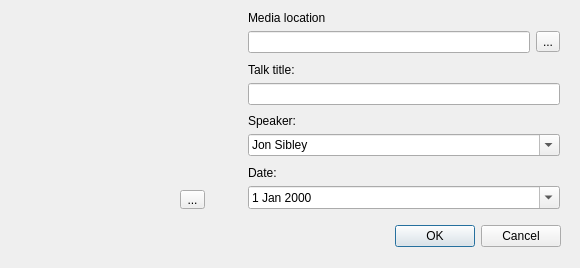
<?xml version="1.0" encoding="UTF-8"?>
<ui version="4.0">
 <class>BertAddTalkDialog</class>
 <widget class="QDialog" name="BertAddTalkDialog">
  <property name="windowModality">
   <enum>Qt::ApplicationModal</enum>
  </property>
  <property name="geometry">
   <rect>
    <x>0</x>
    <y>0</y>
    <width>580</width>
    <height>268</height>
   </rect>
  </property>
  <property name="windowTitle">
   <string>Add talk</string>
  </property>
  <property name="autoFillBackground">
   <bool>false</bool>
  </property>
  <widget class="QDialogButtonBox" name="buttonBox">
   <property name="geometry">
    <rect>
     <x>220</x>
     <y>220</y>
     <width>341</width>
     <height>32</height>
    </rect>
   </property>
   <property name="orientation">
    <enum>Qt::Horizontal</enum>
   </property>
   <property name="standardButtons">
    <set>QDialogButtonBox::Cancel|QDialogButtonBox::Ok</set>
   </property>
  </widget>
  <widget class="QLabel" name="posterLabel">
   <property name="geometry">
    <rect>
     <x>11</x>
     <y>12</y>
     <width>200</width>
     <height>200</height>
    </rect>
   </property>
   <property name="maximumSize">
    <size>
     <width>200</width>
     <height>200</height>
    </size>
   </property>
   <property name="text">
    <string/>
   </property>
   <property name="pixmap">
    <pixmap>images/ccf.jpg</pixmap>
   </property>
   <property name="scaledContents">
    <bool>true</bool>
   </property>
  </widget>
  <widget class="QWidget" name="verticalLayoutWidget_2">
   <property name="geometry">
    <rect>
     <x>248</x>
     <y>11</y>
     <width>312</width>
     <height>202</height>
    </rect>
   </property>
   <layout class="QVBoxLayout" name="verticalLayout_3">
    <item>
     <widget class="QLabel" name="labelMedia">
      <property name="text">
       <string>Media location</string>
      </property>
     </widget>
    </item>
    <item>
     <layout class="QHBoxLayout" name="horizontalLayout_2">
      <item>
       <widget class="QLineEdit" name="inputMedia">
        <property name="readOnly">
         <bool>true</bool>
        </property>
       </widget>
      </item>
      <item>
       <widget class="QToolButton" name="chooseMediaButton">
        <property name="text">
         <string>...</string>
        </property>
       </widget>
      </item>
     </layout>
    </item>
    <item>
     <spacer name="verticalSpacer_4">
      <property name="orientation">
       <enum>Qt::Vertical</enum>
      </property>
      <property name="sizeHint" stdset="0">
       <size>
        <width>20</width>
        <height>40</height>
       </size>
      </property>
     </spacer>
    </item>
    <item>
     <widget class="QLabel" name="labelTitle">
      <property name="text">
       <string>Talk title:</string>
      </property>
     </widget>
    </item>
    <item>
     <widget class="QLineEdit" name="inputTitle"/>
    </item>
    <item>
     <spacer name="verticalSpacer">
      <property name="orientation">
       <enum>Qt::Vertical</enum>
      </property>
      <property name="sizeHint" stdset="0">
       <size>
        <width>20</width>
        <height>40</height>
       </size>
      </property>
     </spacer>
    </item>
    <item>
     <widget class="QLabel" name="labelSpeaker">
      <property name="text">
       <string>Speaker:</string>
      </property>
     </widget>
    </item>
    <item>
     <widget class="QComboBox" name="inputSpeaker">
      <property name="editable">
       <bool>true</bool>
      </property>
      <property name="insertPolicy">
       <enum>QComboBox::InsertAtTop</enum>
      </property>
      <item>
       <property name="text">
        <string>Jon Sibley</string>
       </property>
      </item>
      <item>
       <property name="text">
        <string>Robert Spiller</string>
       </property>
      </item>
      <item>
       <property name="text">
        <string>Louise Sibley</string>
       </property>
      </item>
     </widget>
    </item>
    <item>
     <spacer name="verticalSpacer_2">
      <property name="orientation">
       <enum>Qt::Vertical</enum>
      </property>
      <property name="sizeHint" stdset="0">
       <size>
        <width>20</width>
        <height>40</height>
       </size>
      </property>
     </spacer>
    </item>
    <item>
     <widget class="QLabel" name="labelDate">
      <property name="text">
       <string>Date:</string>
      </property>
     </widget>
    </item>
    <item>
     <widget class="QDateEdit" name="inputDate">
      <property name="calendarPopup">
       <bool>true</bool>
      </property>
     </widget>
    </item>
    <item>
     <spacer name="verticalSpacer_3">
      <property name="orientation">
       <enum>Qt::Vertical</enum>
      </property>
      <property name="sizeHint" stdset="0">
       <size>
        <width>20</width>
        <height>40</height>
       </size>
      </property>
     </spacer>
    </item>
   </layout>
  </widget>
  <widget class="QToolButton" name="choosePosterButton">
   <property name="geometry">
    <rect>
     <x>180</x>
     <y>190</y>
     <width>25</width>
     <height>19</height>
    </rect>
   </property>
   <property name="text">
    <string>...</string>
   </property>
  </widget>
 </widget>
 <resources/>
 <connections>
  <connection>
   <sender>buttonBox</sender>
   <signal>accepted()</signal>
   <receiver>BertAddTalkDialog</receiver>
   <slot>accept()</slot>
   <hints>
    <hint type="sourcelabel">
     <x>248</x>
     <y>254</y>
    </hint>
    <hint type="destinationlabel">
     <x>157</x>
     <y>274</y>
    </hint>
   </hints>
  </connection>
  <connection>
   <sender>buttonBox</sender>
   <signal>rejected()</signal>
   <receiver>BertAddTalkDialog</receiver>
   <slot>reject()</slot>
   <hints>
    <hint type="sourcelabel">
     <x>316</x>
     <y>260</y>
    </hint>
    <hint type="destinationlabel">
     <x>286</x>
     <y>274</y>
    </hint>
   </hints>
  </connection>
 </connections>
</ui>
